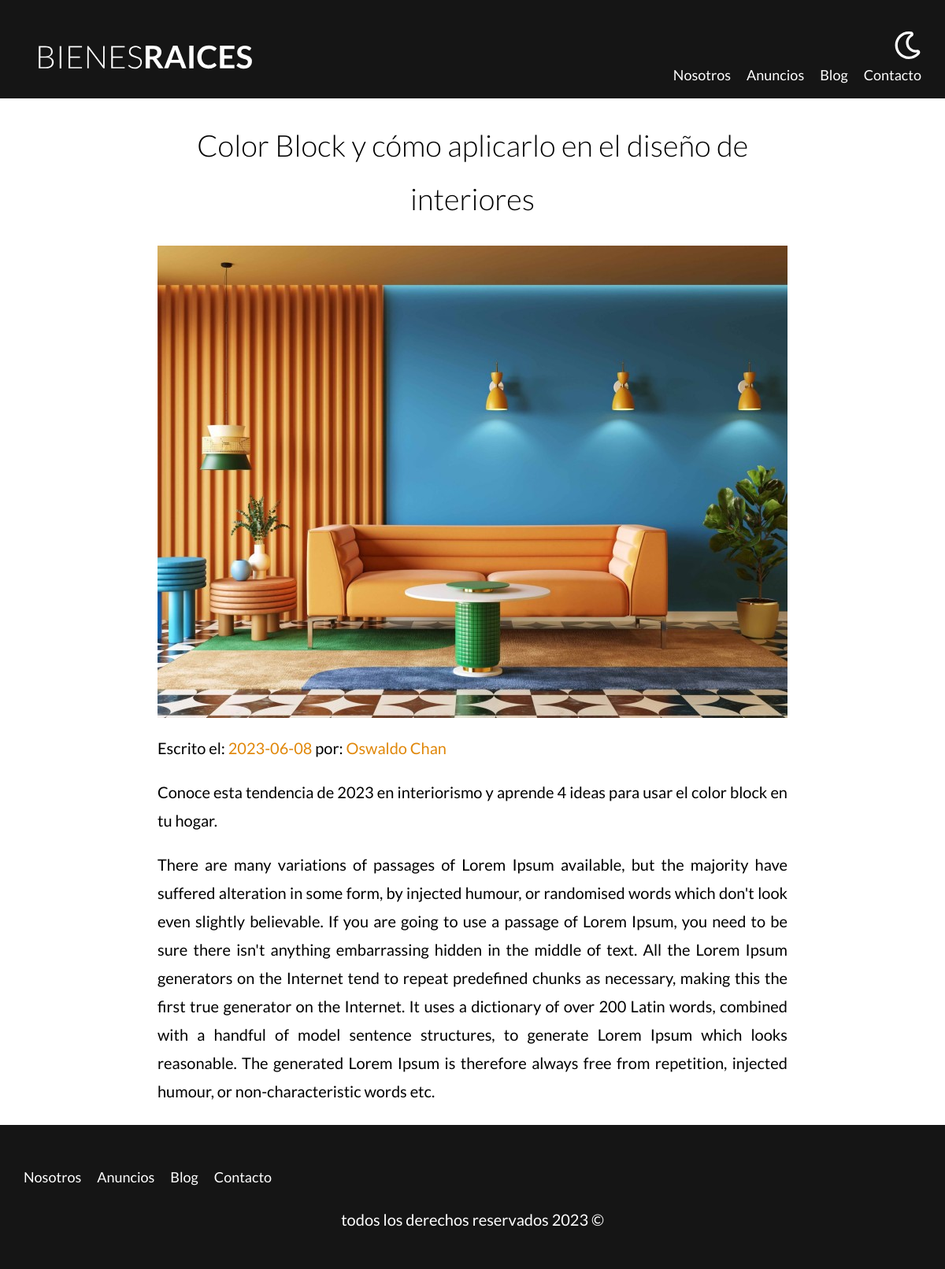
The app's page /article?id=20 with its own data.
### tables this page shows
CREATE TABLE `blog` (
  `id` int NOT NULL AUTO_INCREMENT,
  `autor` int NOT NULL,
  `fecha` date DEFAULT NULL,
  `titulo` varchar(80) DEFAULT NULL,
  `descripcion` longtext,
  `contenido` longtext,
  `imagen` varchar(200) DEFAULT NULL,
  PRIMARY KEY (`id`),
  KEY `fk_blog_usuarios_idx` (`autor`) USING BTREE,
  CONSTRAINT `blog_ibfk_1` FOREIGN KEY (`autor`) REFERENCES `usuarios` (`id`)
);

CREATE TABLE `usuarios` (
  `id` int NOT NULL AUTO_INCREMENT,
  `nombre` varchar(45) DEFAULT NULL,
  `apellido` varchar(45) DEFAULT NULL,
  `email` varchar(50) DEFAULT NULL,
  `password` char(60) DEFAULT NULL,
  PRIMARY KEY (`id`)
);

### controllers/PageController.php (called while the page is built, shortened)
<?php
class PageController {
    public static function article(Router $router) {
        $id = validateOrRedirect('/blog');
        $article = Article::find($id);
        $sellers = Admin::all();
        $router->view('pages/article', [
            'article' => $article,
            'sellers' => $sellers
        ]);
    }
}

### public/index.php (called while the page is built, shortened)
<?php
$router = new Router();
$router->get('/admin', [PropertyController::class, 'index']);
$router->get('/properties/create', [PropertyController::class, 'create']);
$router->post('/properties/create', [PropertyController::class, 'create']);
$router->get('/properties/update', [PropertyController::class, 'update']);
$router->post('/properties/update', [PropertyController::class, 'update']);
$router->post('/properties/delete', [PropertyController::class, 'delete']);
$router->get('/sellers/create', [SellerController::class, 'create']);
$router->post('/sellers/create', [SellerController::class, 'create']);
$router->get('/sellers/update', [SellerController::class, 'update']);
$router->post('/sellers/update', [SellerController::class, 'update']);
$router->post('/sellers/delete', [SellerController::class, 'delete']);
$router->get('/blog/create', [ArticleController::class, 'create']);
$router->post('/blog/create', [ArticleController::class, 'create']);
$router->get('/blog/update', [ArticleController::class, 'update']);
$router->post('/blog/update', [ArticleController::class, 'update']);
$router->post('/blog/delete', [ArticleController::class, 'delete']);
$router->get('/', [PageController::class, 'index']);
$router->get('/about-us', [PageController::class, 'about_us']);
$router->get('/properties', [PageController::class, 'properties']);
$router->get('/property', [PageController::class, 'property']);
$router->get('/blog', [PageController::class, 'blog']);
$router->get('/article', [PageController::class, 'article']);
$router->get('/contact', [PageController::class, 'contact']);
$router->post('/contact', [PageController::class, 'contact']);
$router->get('/login', [LoginController::class, 'login']);
$router->post('/login', [LoginController::class, 'login']);
$router->get('/logout', [LoginController::class, 'logout']);
$router->post('/logout', [LoginController::class, 'logout']);
$router->checkRoutes();

### includes/functions.php (called while the page is built, shortened)
<?php
function validateOrRedirect($url) {
    $propertyID = $_GET['id'];
    $propertyID = filter_var($propertyID, FILTER_VALIDATE_INT);
    return $propertyID;
}

### models/ActiveRecord.php (called while the page is built, shortened)
<?php
class ActiveRecord {
    protected static $db;
    protected static $table = '';
    public static function setDB($db) {
        self::$db = $db;
    }
    public static function all() {
        $query = "SELECT * FROM ".static::$table;
        $result = self::SQLQuery($query);
        return $result;
    }
    public static function find($propertyID) {
        $query = "SELECT * FROM ".static::$table." WHERE id = {$propertyID}";
        $result = self::SQLQuery($query);
        return array_shift($result);
    }
    public static function SQLQuery($query) {
        $result = self::$db->query($query);
        $array = [];
        while ($record = $result->fetch_assoc()) {
            $array[] = static::createObject($record);
        }
        return $array;
    }
    protected static function createObject($record) {
        $object = new static;
        foreach ($record as $key => $value) {
            $propertyName = static::getPropertyForColumn($key);
            if (property_exists($object, $propertyName)) {
                $object->$propertyName = $value;
            }
        }
        return $object;
    }
}

### models/Article.php (called while the page is built, shortened)
<?php
class Article extends ActiveRecord {
    protected static function getPropertyForColumn($column) {
        switch ($column) {
            case 'id':
                return 'id';
            case 'autor':
                return 'author';
            case 'fecha':
                return 'date';
            case 'titulo':
                return 'title';
            case 'descripcion':
                return 'description';
            case 'contenido':
                return 'content';
            case 'imagen':
                return 'image';
        }
    }
}

### models/Admin.php (called while the page is built, shortened)
<?php
class Admin extends ActiveRecord {
    protected static function getPropertyForColumn($column) {
        switch ($column) {
            case 'id':
                return 'id';
            case 'nombre':
                return 'name';
            case 'apellido':
                return 'surname';
            case 'email':
                return 'email';
            case 'password':
                return 'password';
        }
    }
}

### views/pages/article.php (the view)
<main class="container section content-center">
    <h1><?php echo $article->title?></h1>
    <img loading="lazy" src="/img/<?php echo $article->image?>" alt="article image">
    <p class="meta-info">Escrito el: <span><?php echo $article->date ?></span> por:
    <span>
        <?php foreach($sellers as $seller): ?>
            <?php if($seller->id == $article->author): ?>
                <?php echo $seller->name." ".$seller->surname; ?>
            <?php endif; ?>
        <?php endforeach; ?>
    </span></p>
    <div class="property-summary">
        <p><?php echo $article->description?></p>
        <p><?php echo $article->content?></p>
    </div>
</main>

### public/build/css/app.css (style rules this page uses)
html { -webkit-text-size-adjust:100%;line-height:1.15 }
body { margin:0 }
main { display:block }
h1 { font-size:2em;margin:.67em 0 }
img { border-style:none }
html { box-sizing:border-box;font-size:62.5% }
*,:after,:before { box-sizing:inherit }
body { font-family:Lato,sans-serif;font-size:1.6rem;line-height:1.8 }
p { color:#000;font-size:2rem }
.container { margin:0 auto;max-width:120rem;width:95% }
img,picture { display:block;width:100% }
h1,h2,h3 { font-family:Lato,sans-serif;font-weight:300;margin:2.5rem 0;text-align:center }
h1 { font-size:3.8rem }
.section { margin-bottom:2.5rem;margin-top:2.5rem }
.content-center { max-width:80rem }
.property-summary p { text-align:justify }
.meta-info span { color:#e08709 }

### records on screen
blog: titulo "Color Block y cómo aplicarlo en el diseño de interiores", imagen (picture), fecha "2023-06-08", descripcion "Conoce esta tendencia de 2023 en interiorismo y aprende 4 ideas para usar el color block en tu hogar.", contenido "There are many variations of passages of Lorem Ipsum available, but the majority have suffered alteration in some form, by injected humour, or randomised words which don't look even slightly believable. If you are going to use a passage of Lorem Ipsum, you need to be sure there isn't anything embarrassing hidden in the middle of text. All the Lorem Ipsum generators on the Internet tend to repeat predefined chunks as necessary, making this the first true generator on the Internet. It uses a dictionary of over 200 Latin words, combined with a handful of model sentence structures, to generate Lorem Ipsum which looks reasonable. The generated Lorem Ipsum is therefore always free from…"
usuarios: nombre "Oswaldo", apellido "Chan"
